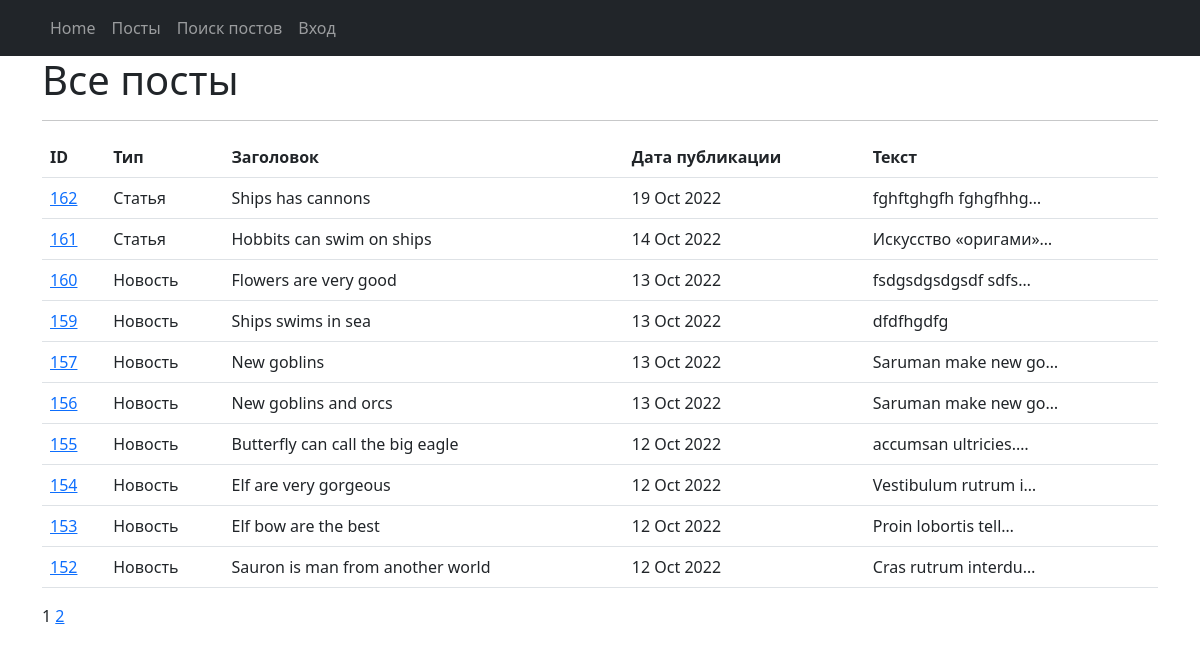
Before: /news/ with the older database file.
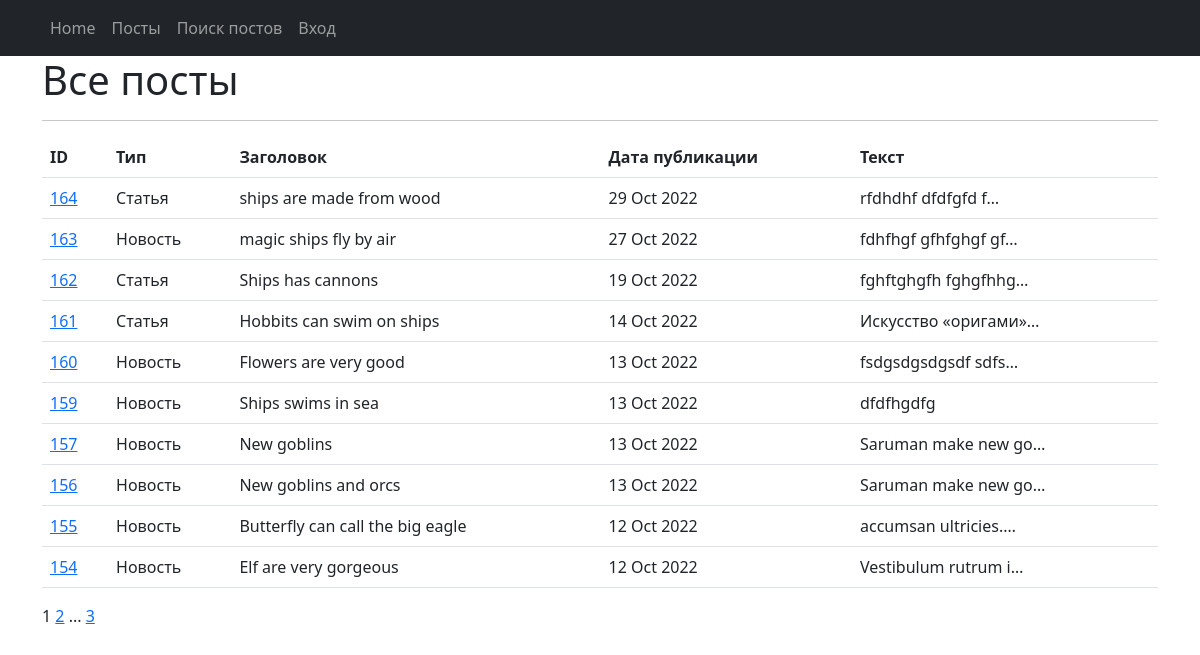
After: the same page with the newer database file.
### news/models.py (models this page shows, shortened)
class Post(models.Model):
    article = 'AR'
    news = 'NW'
    POSITIONS = [
        (article, 'Статья'),
        (news, 'Новость'),
    ]
    author = models.ForeignKey('Author', on_delete=models.CASCADE)
    post_type = models.CharField(
        max_length=2, choices=POSITIONS, default=news)
    time_create = models.DateTimeField(auto_now_add=True)
    category = models.ManyToManyField(
        'Category', through='Postcategory')
    head = models.CharField(max_length=128)
    text = models.TextField(default='')
    rating = models.IntegerField(default=0)

### news/views.py (the view)
# urls.py: path('', NewsList.as_view(), name='news_list'),
class NewsList(ListView):
    model = Post
    ordering = '-time_create'
    template_name = 'news.html'
    context_object_name = 'news'
    paginate_by = 10
    def get_context_data(self, **kwargs):
        context = super().get_context_data(**kwargs)
        context['next_sale'] = "Распродажа в среду!"
        return context

### news/templatetags/custom_filters.py (called while the page is built)
@register.filter()
def censor(value, code='wolf'):
    len_1 = len(code)-1
    code_1 = code.lower().title()
    code_2 = code.lower()
    val_1 = value.replace(code_1, f'{code_1[0]}{len_1*"*"}').replace(code_2, f'{code_2[0]}{len_1*"*"}')
    return val_1

### news/templatetags/custom_tags.py (called while the page is built)
@register.simple_tag()
def current_time(format_string='%b %d %Y'):
    return datetime.utcnow().strftime(format_string)

### templates/news.html (shortened to what this page needs)
{% extends 'flatpages/default.html' %}
{% load custom_filters %}
{% load custom_tags %}
{% block content %}
<h1>Все посты</h1>
   <hr>
{% if news %}
<table class="table">
    <tr>
        <th>ID</th>
        <th>Тип</th>
        <th>Заголовок</th>
        <th>Дата публикации</th>
        <th>Текст</th>
    </tr>
    {% for neww in news %}
    <tr>
        <td><a href="/news/{{neww.id}}"> {{neww.id }}</a></td>
        <td>{{ neww.get_post_type_display}}</td>
        <td>{{ neww.head | censor | censor:"Sword"}}</td>
        <td>{{ neww.time_create | date:'d M Y'}}</td>
        <td>{{ neww.text|truncatechars:20 }}</td>
    </tr>
    {% endfor %}
</table>
{{ page_obj.number }}
{% if page_obj.has_next %}
    <a href="?page={{ page_obj.next_page_number }}">{{ page_obj.next_page_number }}</a>
    {% if paginator.num_pages != page_obj.next_page_number %}
        ...
        <a href="?page={{ page_obj.paginator.num_pages }}">{{ page_obj.paginator.num_pages }}</a>
    {% endif %}
{% endif %}
{% else %}
    <h2>Новостей нет!</h2>
{% endif %}
{% endblock content %}

Changed rows visible on the page:
no longer on this page (row unchanged): Post: id "153", post_type "Новость", head|censor "Elf bow are the best", time_create "12 Oct 2022", text "Proin lobortis tell…"
no longer on this page (row unchanged): Post: id "152", post_type "Новость", head|censor "Sauron is man from another world", time_create "12 Oct 2022", text "Cras rutrum interdu…"
added Post: id "164", post_type "Статья", head|censor "ships are made from wood", time_create "29 Oct 2022", text "rfdhdhf dfdfgfd f…"
added Post: id "163", post_type "Новость", head|censor "magic ships fly by air", time_create "27 Oct 2022", text "fdhfhgf gfhfghgf gf…"
Other visible differences:
{{ page_obj.paginator.num_pages }}: (not shown) → "3"
